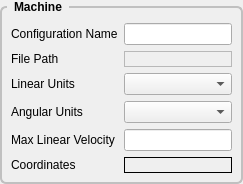
         <widget class="QGroupBox" name="gridGroupBox">
          <property name="styleSheet">
           <string notr="true">QGroupBox {
    font: bold;
    border: 2px solid silver;
    border-radius: 6px;
    margin-top: 6px;
}

QGroupBox::title {
    subcontrol-origin: margin;
    left: 7px;
    padding: 0px 5px 0px 5px;
}</string>
          </property>
          <property name="title">
           <string>Machine</string>
          </property>
          <layout class="QGridLayout" name="gridLayout_46">
           <property name="leftMargin">
            <number>9</number>
           </property>
           <property name="topMargin">
            <number>15</number>
           </property>
           <property name="rightMargin">
            <number>9</number>
           </property>
           <property name="bottomMargin">
            <number>9</number>
           </property>
           <item row="1" column="0">
            <widget class="QLabel" name="label_2">
             <property name="text">
              <string>File Path</string>
             </property>
            </widget>
           </item>
           <item row="2" column="0">
            <widget class="QLabel" name="label_3">
             <property name="text">
              <string>Linear Units</string>
             </property>
            </widget>
           </item>
           <item row="3" column="1">
            <widget class="QComboBox" name="angularUnitsCB"/>
           </item>
           <item row="0" column="1">
            <widget class="QLineEdit" name="configName">
             <property name="toolTip">
              <string>&lt;html&gt;&lt;head/&gt;&lt;body&gt;&lt;p&gt;Any combination of letters and digits&lt;br/&gt;including the dash and underscore.&lt;br/&gt;Spaces are replaced with underscore.&lt;/p&gt;&lt;/body&gt;&lt;/html&gt;</string>
             </property>
            </widget>
           </item>
           <item row="2" column="1">
            <widget class="QComboBox" name="linearUnitsCB"/>
           </item>
           <item row="3" column="0">
            <widget class="QLabel" name="label_8">
             <property name="text">
              <string>Angular Units</string>
             </property>
            </widget>
           </item>
           <item row="4" column="1">
            <widget class="QLineEdit" name="maxLinearVelocity"/>
           </item>
           <item row="4" column="0">
            <widget class="QLabel" name="label_37">
             <property name="text">
              <string>&lt;html&gt;&lt;head/&gt;&lt;body&gt;&lt;p&gt;Max Linear Velocity&lt;/p&gt;&lt;/body&gt;&lt;/html&gt;</string>
             </property>
            </widget>
           </item>
           <item row="0" column="0">
            <widget class="QLabel" name="label">
             <property name="text">
              <string>Configuration Name</string>
             </property>
            </widget>
           </item>
           <item row="1" column="1">
            <widget class="QLabel" name="pathLabel">
             <property name="frameShape">
              <enum>QFrame::StyledPanel</enum>
             </property>
             <property name="text">
              <string/>
             </property>
            </widget>
           </item>
           <item row="5" column="0">
            <widget class="QLabel" name="label_10">
             <property name="text">
              <string>Coordinates</string>
             </property>
             <property name="alignment">
              <set>Qt::AlignLeading|Qt::AlignLeft|Qt::AlignVCenter</set>
             </property>
            </widget>
           </item>
           <item row="5" column="1">
            <widget class="QLabel" name="coordinatesLB">
             <property name="frameShape">
              <enum>QFrame::Box</enum>
             </property>
             <property name="text">
              <string/>
             </property>
            </widget>
           </item>
          </layout>
         </widget>
